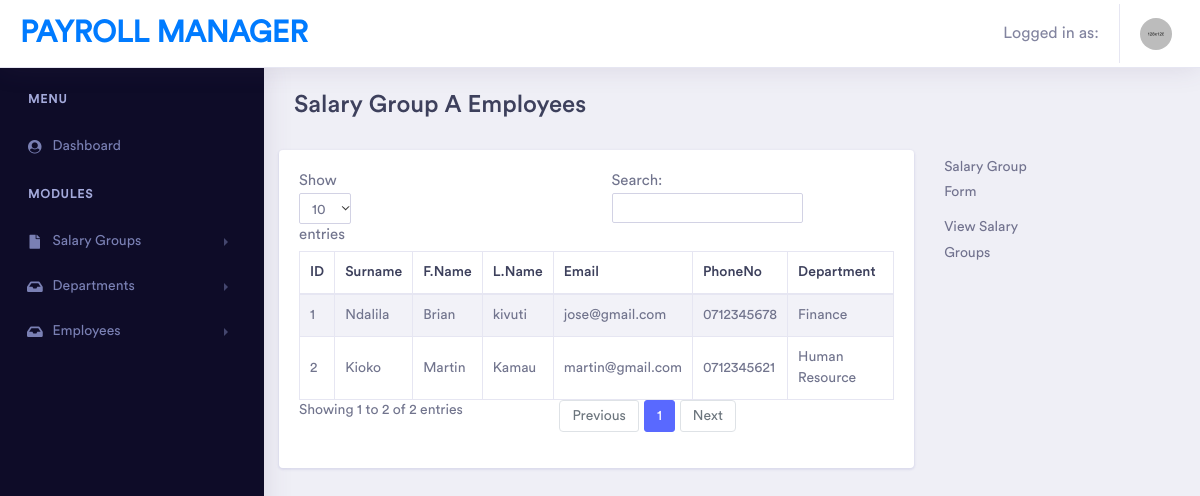
/salary-group/1/employees (signed in), run on the app's committed database.
### models/salary_group_model.py (models this page shows, shortened)
class SalaryGroupModel(db.Model):
    __tablename__ = 'salary_groups'
    id = db.Column(db.Integer, primary_key=True)
    title = db.Column(db.String(), nullable=False)
    basic_salary = db.Column(db.String(), nullable=False)
    house_rent_allowance = db.Column(db.String(), nullable=False)
    medical_allowance = db.Column(db.String(), nullable=False)
    employees = db.relationship('EmployeeModel', backref='salarygroup')

### models/employee_model.py (models this page shows, shortened)
class EmployeeModel(db.Model):
    __tablename__ = 'employees'
    id = db.Column(db.Integer, primary_key=True)
    surname = db.Column(db.String(), nullable=False)
    first_name = db.Column(db.String(), nullable=False)
    last_name = db.Column(db.String(), nullable=False)
    email = db.Column(db.String(), nullable=False)
    phone_number = db.Column(db.String(), nullable=False)
    sgid = db.Column(db.Integer, db.ForeignKey('salary_groups.id'), nullable=False)
    did = db.Column(db.Integer, db.ForeignKey('departments.id'), nullable=False)
    salaries = db.relationship('SalaryModel', backref='employee')

### models/department_model.py (models this page shows, shortened)
class DepartmentModel(db.Model):
    __tablename__ = 'departments'
    id = db.Column(db.Integer, primary_key=True)
    title = db.Column(db.String(), nullable=False)
    description = db.Column(db.String(), nullable=False)
    created_at = db.Column(db.String(),default=func.now(), nullable=False)
    employees = db.relationship('EmployeeModel', backref='department')

### main.py (the view)
@app.route('/salary-group/<int:id>/employees', methods=['GET','POST'])
@login_required
def salary_group_employees(id):
    return salary_groups.SalaryGroups.get_salary_group_employees(sgid=id)

### controllers/salary_groups.py (called while the page is built)
    @staticmethod
    def get_salary_group_employees(sgid:int):
        if session:
            username = session['username']
            salary_group =  SalaryGroupModel.query.filter_by(id=sgid).first()
            return render_template('view-salary-groups-empl.html',salarygroup=salary_group, employees=salary_group.employees)
        else:
            return redirect(url_for('login'))

### main.py (called while the page is built)
def login_required(f): #define a function whose first parameter is f, which is convention for the fact that it wraps a function
    @wraps(f)
    def wrap(*args,**kwargs):
        if 'logged_in' in session:
            return f(*args, **kwargs)
        else:
            flash('Sign in required','danger')
            return redirect(url_for('login', next=request.url))
    return wrap

### templates/view-salary-groups-empl.html (shortened to what this page needs)
{% extends 'base.html' %}
{% block content %}
<div class="container-fluid  dashboard-content">
    <div class="row">
        <div class="col-xl-10">
            <div class="row">
                <div class="col-xl-12 col-lg-12 col-md-12 col-sm-12 col-12">
                    <div class="page-header">
                        <h2 class="pageheader-title">Salary {{ salarygroup.title }} Employees</h2>
                    </div>
                </div>
            </div>
        </div>
        <div class="row">
            <div class="col-xl-12 col-lg-12 col-md-12 col-sm-12 col-12">
                <div class="card">
                    <div class="card-body">
                        <div class="table-responsive">
                            <table id="example3" class="table table-striped table-bordered" style="width:100%">
                                <thead>
                                    <tr>
                                        <th>ID</th>
                                        <th>Surname</th>
                                        <th>F.Name</th>
                                        <th>L.Name</th>
                                        <th>Email</th>
                                        <th>PhoneNo</th>
                                        <th>Department</th>
                                    </tr>
                                </thead>
                                <tbody>
                                {% for each in employees %}
                                    <tr>
                                        <td>{{ each.id }}</td>
                                        <td>{{ each.surname }}</td>
                                        <td>{{ each.first_name }}</td>
                                        <td>{{ each.last_name }}</td>
                                        <td>{{ each.email }}</td>
                                        <td>{{ each.phone_number }}</td>
                                        <td>{{ each.department.title }}</td>
                                    </tr>
                                {% endfor %}
                                </tbody>
                            </table>
                        </div>
                    </div>
                </div>
            </div>
        </div>
        <div class="col-xl-2 col-lg-2 col-md-6 col-sm-12 col-12">
            <div class="sidebar-nav-fixed">
                <ul class="list-unstyled">
                    <li><a href="/add-salary-groups" >Salary Group Form</a></li>
                    <li><a href="/view-salary-groups" >View Salary Groups</a></li>
                </ul>
            </div>
        </div>
    </div>
</div>
{% endblock %}

### data on the page
SalaryGroupModel: title "Group A"
EmployeeModel: id "1", surname "Ndalila", first_name "Brian", last_name "kivuti", email "jose@gmail.com", phone_number "0712345678", department "Finance"
EmployeeModel: id "2", surname "Kioko", first_name "Martin", last_name "Kamau", email "martin@gmail.com", phone_number "0712345621", department "Human Resource"
